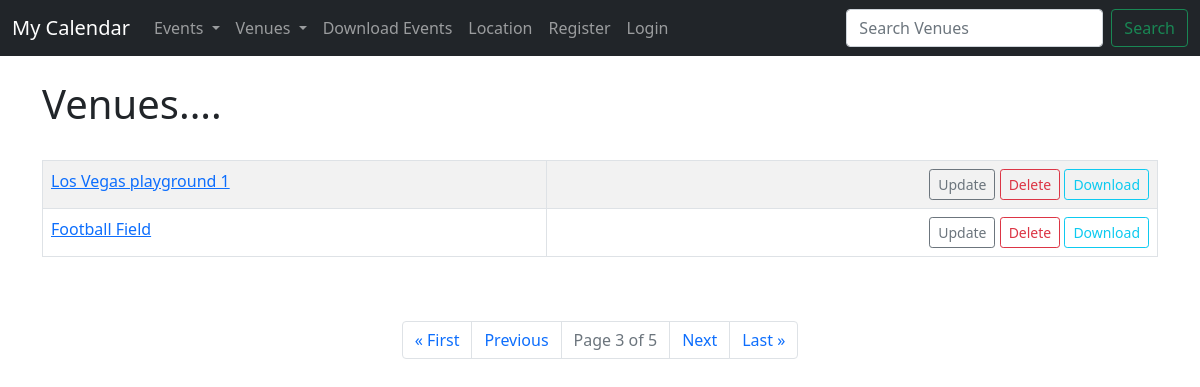
The app's page /venues?page=3, older data.
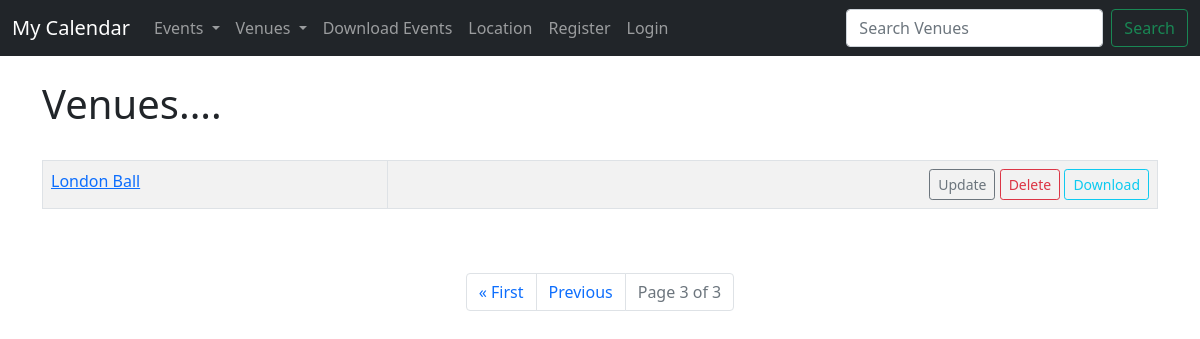
The same page, newer data.
### events/models.py (models this page shows)
class Venue(models.Model):
    name = models.CharField(max_length=120)
    address = models.CharField(max_length=360)
    zip_code = models.CharField(max_length=15)
    phone = models.CharField(max_length=25, blank=True)
    web = models.URLField(blank=True)
    email_address = models.EmailField(blank=True)
    def __str__(self): #double underscores
        return self.name

### events/views.py (the view)
# urls.py: path('venues', views.all_venues, name="list-venues"),
def all_venues(request):
    context = {}
    venue_list = Venue.objects.all()
    p = Paginator(venue_list, 2)
    page = request.GET.get('page')
    venues = p.get_page(page)
    nums = "a" * venues.paginator.num_pages
    context = {
        "venue_list": venue_list,
        "venues": venues,
        "nums":nums,
    }
    return render(request, 'events/venue_list.html', context)

### events/templates/events/venue_list.html
{% extends 'events/base.html' %}
{% block content %}
<h1> Venues.... </h1>
<br/>
<table class="table table-hover table-striped table-bordered">
{% for venue in venues %}
<tr>
    <td>
        <a href="{% url 'show-venue' venue.id %}">{{venue}}</a>
    </td>
    <td align = "right">
        <a href="{% url 'update-venue' venue.id %}" type="button" class="btn btn-outline-secondary btn-sm">Update</a>
        <a href="{% url 'delete-venue' venue.id %}" type="button" class="btn btn-outline-danger btn-sm">Delete</a>
        <a href="{% url 'venue-text' venue.id %}" type="button" class="btn btn-outline-info btn-sm">Download</a>
    </td>
</tr>
{% endfor %}
</table>
<br/><br/>
<nav aria-label="Page navigation example">
    <ul class="pagination justify-content-center">
    {% if  venues.has_previous %}
        <li class="page-item"><a class="page-link" href="?page=1">&laquo First</a></li>
        <li class="page-item"><a class="page-link" href="?page={{venues.previous_page_number}}">Previous</a></li>
    {% endif %}
    <li class="page-item disabled"><a class="page-link" href="#">
    Page {{venues.number}} of {{venues.paginator.num_pages}}
    </a></li>
    {% if  venues.has_next %}
        <li class="page-item"><a class="page-link" href="?page={{venues.next_page_number}}">Next</a></li>
        <li class="page-item"><a class="page-link" href="?page={{venues.paginator.num_pages}}">Last &raquo</a></li>
    {% endif %}
    </ul>
  </nav>
{% endblock %}

Row changes from the older to the newer data that the page shows:
removed Venue: name "Los Vegas playground 1"
removed Venue: name "Football Field"
now on this page (row unchanged): Venue: name "London Ball"
Text that changed along with them:
{{ venues.paginator.num_pages }}: "5" → "3"
text no longer shown: "Next Last »"
